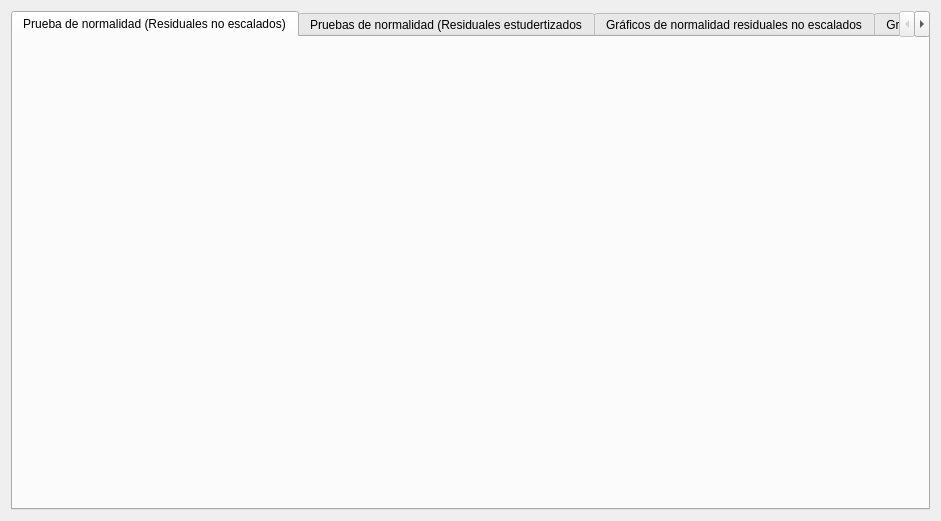
<?xml version="1.0" encoding="UTF-8"?>
<ui version="4.0">
 <class>WidgetDetailsModelSelect</class>
 <widget class="QWidget" name="WidgetDetailsModelSelect">
  <property name="geometry">
   <rect>
    <x>0</x>
    <y>0</y>
    <width>941</width>
    <height>521</height>
   </rect>
  </property>
  <property name="windowTitle">
   <string>Form</string>
  </property>
  <layout class="QGridLayout" name="gridLayout">
   <item row="0" column="0">
    <widget class="QTabWidget" name="tabWidgetDetailsModelSelect">
     <property name="currentIndex">
      <number>0</number>
     </property>
     <widget class="QWidget" name="tabTestNormalResidual">
      <attribute name="title">
       <string>Prueba de normalidad (Residuales no escalados)</string>
      </attribute>
     </widget>
     <widget class="QWidget" name="tabTestNormalResidualNot">
      <attribute name="title">
       <string>Pruebas de normalidad (Residuales estudertizados</string>
      </attribute>
     </widget>
     <widget class="QWidget" name="tabChartNormalResidualNot">
      <attribute name="title">
       <string>Gráficos de normalidad residuales no escalados</string>
      </attribute>
     </widget>
     <widget class="QWidget" name="tabChartNormalResidual">
      <attribute name="title">
       <string>Graficos de normalidad residuales estudertizados</string>
      </attribute>
     </widget>
    </widget>
   </item>
  </layout>
 </widget>
 <resources/>
 <connections/>
</ui>
